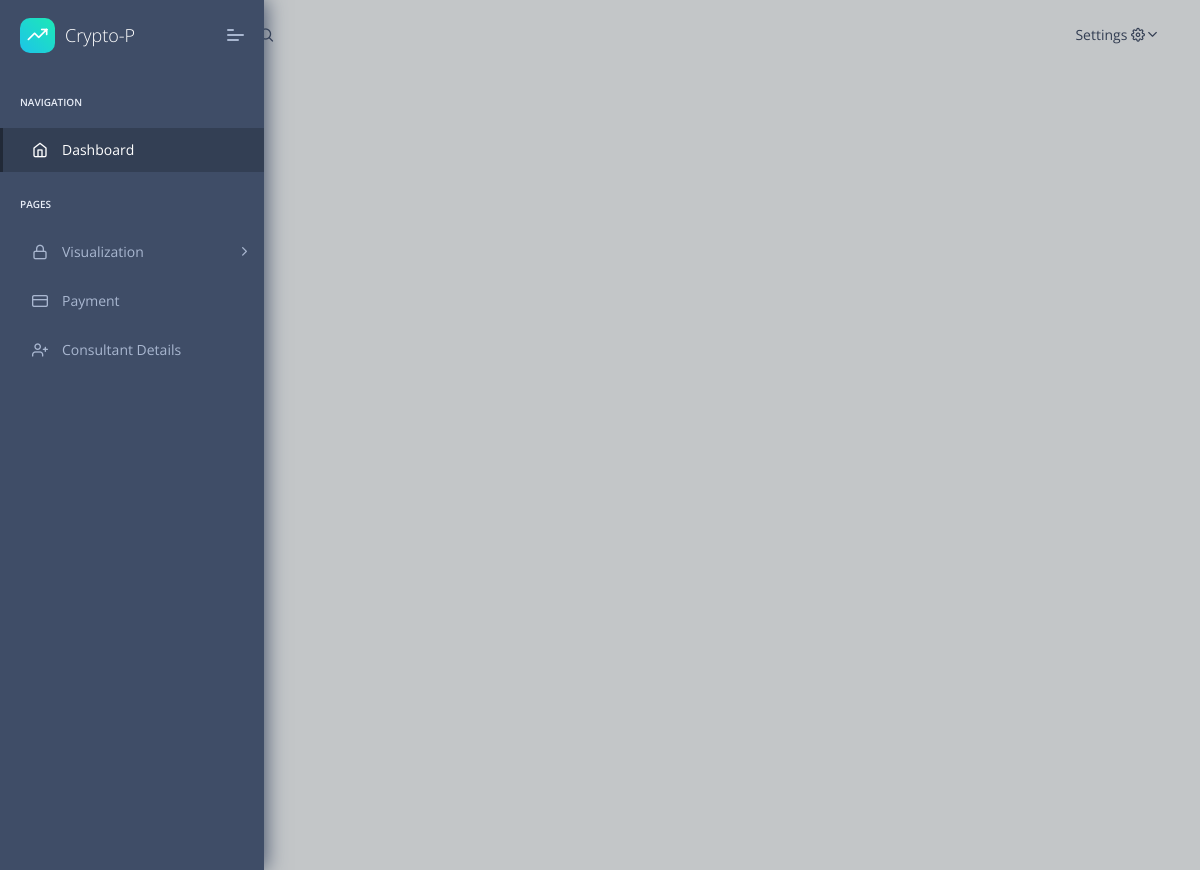
Page /payment on the earlier database version.
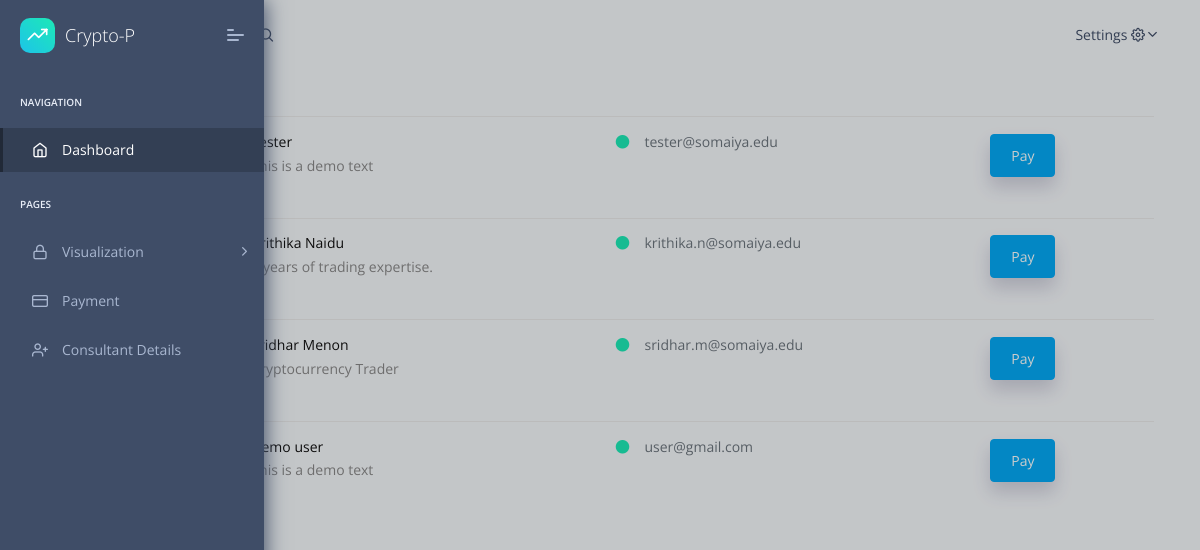
Same page on the later database version.
### apps/models.py (models this page shows, shortened)
class ConsultantForm(models.Model):
    name = models.CharField( max_length=30)  # Field name made lowercase.m
    email = models.EmailField(max_length=254) # field name for email in lowercase
    phone_no =  models.IntegerField()  # Field name made lowercase.m
    bank_ifsc = models.CharField(max_length=20)# field name for email in lowercase
    bank_acc_no = models.IntegerField() # Field name made lowercase.models
    exp = models.CharField( max_length=400,default='')

### apps/views.py (the view)
# urls.py: path('payment',views.payment, name="payment"),
def payment(request):
    db_list = ConsultantForm.objects.all()
    return render(request,"payment/payment.html",{"db_list":db_list})

### templates/payment/payment.html (shortened to what this page needs)
{% extends 'index_base.html' %} {% load static %}{% block content %}
<div class="card-block px-3 py-3">
  <div class="table-responsive">
    <table class="table table-hover">
      <tbody>
        {% for i in db_list %}
        <tr class="unread">
          <td>
          </td>
          <td>
            <h6 class="mb-1">{{i.name}}</h6>
            <p class="m-0">{{i.exp}}</p>
          </td>
          <td>
            <h6 class="text-muted">
              <i class="fas fa-circle text-c-green f-15 m-r-15"></i>{{i.email}}
            </h6>
          </td>
          <td>
            <a
              href="https://rzp.io/l/kZ8EoPaG"
              class="btn btn-primary shadow-2 mb-4"
              >Pay</a
            >
          </td>
        </tr>
        {% endfor %}
      </tbody>
    </table>
  </div>
</div>
{% endblock content %}

### templates/index_base.html (shortened to what this page needs)
{% load static %}
<!DOCTYPE html>
<html lang="en">
  <head>
    <link
      rel="stylesheet"
      href="{% static 'fonts/fontawesome/css/fontawesome-all.min.css' %}"
    />
    <link
      rel="stylesheet"
      href="{% static 'plugins/animation/css/animate.min.css' %}"
    />
    <link rel="stylesheet" href="{% static 'css/style.css' %}" />
  </head>
  <body>
    <nav class="pcoded-navbar">
      <div class="navbar-wrapper">
        <div class="navbar-brand header-logo">
          <a href="{% url 'index' %}" class="b-brand">
            <div class="b-bg">
              <i class="feather icon-trending-up"></i>
            </div>
            <span class="b-title">Crypto-P</span>
          </a>
          <a class="mobile-menu" id="mobile-collapse" href="javascript:"
            ><span></span
          ></a>
        </div>
        <div class="navbar-content scroll-div">
          <ul class="nav pcoded-inner-navbar">
            <li class="nav-item pcoded-menu-caption">
              <label>Navigation</label>
            </li>
            <li
              data-username="dashboard Default Ecommerce CRM Analytics Crypto Project"
              class="nav-item active"
            >
              <a href="{% url 'index' %}" class="nav-link"
                ><span class="pcoded-micon"
                  ><i class="feather icon-home"></i></span
                ><span class="pcoded-mtext">Dashboard</span></a
              >
            </li>
            <li class="nav-item pcoded-menu-caption">
              <label>Pages</label>
            </li>
            <li
              data-username="Authentication Sign up Sign in reset password Change password Personal information profile settings map form subscribe"
              class="nav-item pcoded-hasmenu"
            >
              <a href="javascript:" class="nav-link"
                ><span class="pcoded-micon"
                  ><i class="feather icon-lock"></i></span
                ><span class="pcoded-mtext">Visualization</span></a
              >
            </li>
            <li data-username="Sample Page" class="nav-item">
              <a href="{% url 'payment' %}" class="nav-link"
                ><span class="pcoded-micon"
                  ><i class="feather icon-credit-card"></i></span
                ><span class="pcoded-mtext">Payment</span></a
              >
            </li>
            <li data-username="Sample Page" class="nav-item">
              <a href="{% url 'consultant' %}" class="nav-link"
                ><span class="pcoded-micon"
                  ><i class="feather icon-user-plus"></i></span
                ><span class="pcoded-mtext">Consultant Details</span></a
              >
            </li>
          </ul>
        </div>
      </div>
    </nav>
    <header class="navbar pcoded-header navbar-expand-lg navbar-light">
      <div class="collapse navbar-collapse">
        <ul class="navbar-nav mr-auto">
          <li>
            <a
              href="javascript:"
              class="full-screen"
              onclick="javascript:toggleFullScreen()"
              ></a>
          </li>
          <li class="nav-item dropdown">
            <a class="dropdown-toggle" href="javascript:" data-toggle="dropdown"
              >Dropdown</a
            >
          </li>
          <li class="nav-item">
            <div class="main-search">
              <div class="input-group">
                <span class="input-group-append search-btn btn btn-primary">
                  <i class="feather icon-search input-group-text"></i>
                </span>
              </div>
            </div>
          </li>
        </ul>
        <ul class="navbar-nav ml-auto">
          <li>
            <div class="dropdown drp-user">
              <a
                href="javascript:"
                class="dropdown-toggle"
                data-toggle="dropdown"
                ><span>Settings</span>
                <i class="icon feather icon-settings"></i>
              </a>
            </div>
          </li>
        </ul>
      </div>
    </header>
    <div class="pcoded-main-container">
      <div class="pcoded-wrapper">
        <div class="pcoded-content">
          <div class="pcoded-inner-content">
            <div class="main-body">
              <div class="page-wrapper">
                {% block content %} {% endblock %}
              </div>
            </div>
          </div>
        </div>
      </div>
    </div>
  </body>
</html>

Differences in the rows shown:
added ConsultantForm: name "Tester", exp "This is a demo text", email "tester@somaiya.edu"
added ConsultantForm: name "Krithika Naidu", exp "4 years of trading expertise.", email "krithika.n@somaiya.edu"
added ConsultantForm: name "Sridhar Menon", exp "Cryptocurrency Trader", email "sridhar.m@somaiya.edu"
added ConsultantForm: name "Demo user", exp "This is a demo text", email "user@gmail.com"
